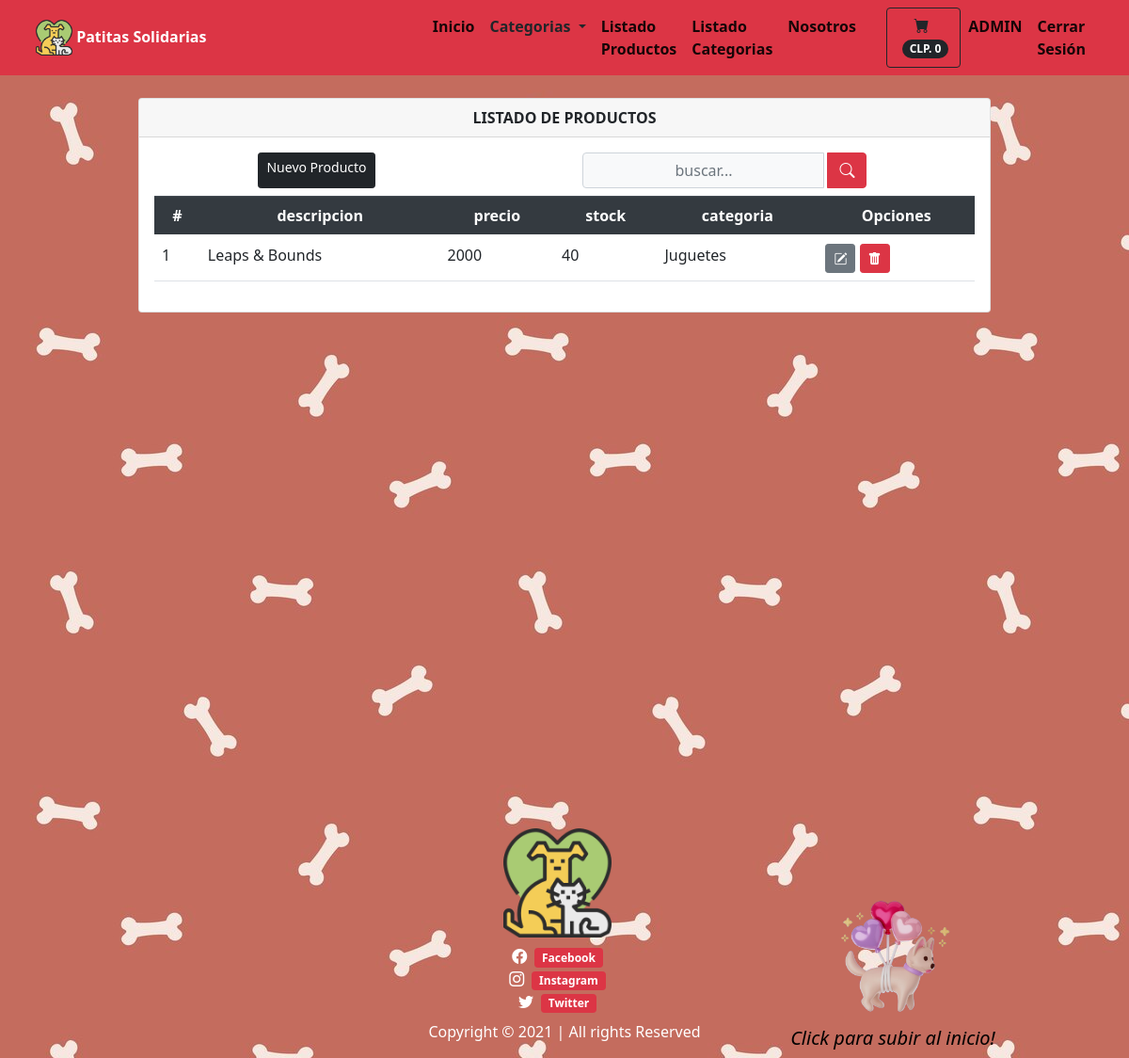
The app's page /listarproductos/ (signed in), older data.
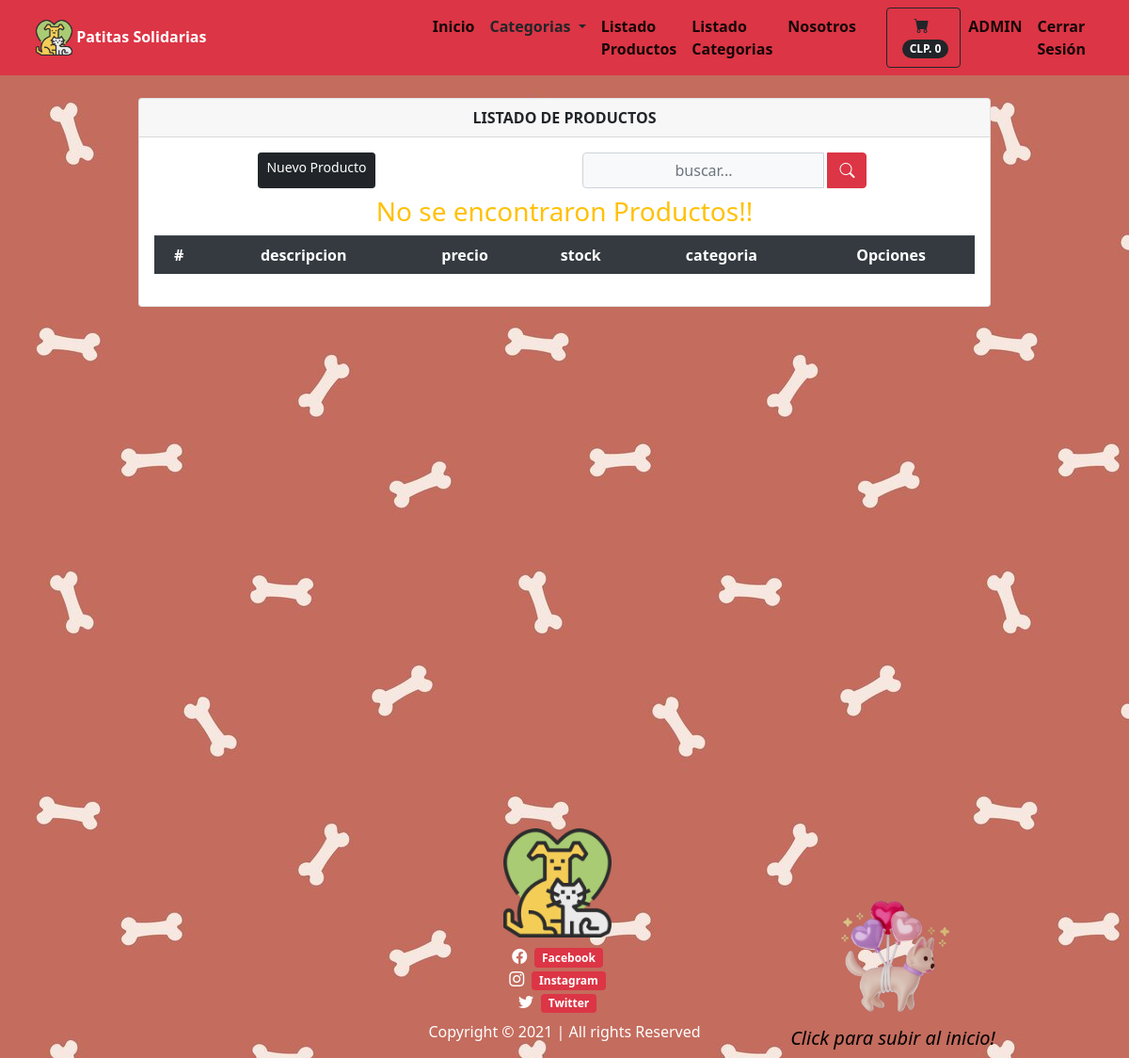
The same page, newer data.
### tiendita/models.py (models this page shows, shortened)
class Productos(models.Model):
    nombre = models.CharField(max_length=100)
    imagen = models.ImageField(upload_to='imgproductos/%Y/%m/%d', blank=True)
    descripcion = models.CharField(max_length=500)
    precio = models.IntegerField()
    stock = models.IntegerField(null=True, default=0)
    categoria = models.ForeignKey(Categorias, on_delete=models.PROTECT)
    oferta = models.BooleanField(default=False)
    class Meta:
        db_table = 'productos'
        verbose_name = 'Producto'
        verbose_name_plural = 'Productos'
        ordering = ['id']

class Categorias(models.Model):
    nombre = models.CharField(max_length=100)
    def __str__(self):
        return self.nombre
    class Meta:
        db_table = "categorias"
        verbose_name = 'Categoria'
        verbose_name_plural = 'Categorias'
        ordering = ['id']

### tiendita/views.py (the view)
# urls.py: path('listarproductos/', views.listarProductos, name='listarproductos'),
@login_required(login_url='/login')
def listarProductos(request):
    busqueda = request.POST.get("buscador")
    lista_productos = Productos.objects.order_by('nombre')
    page = request.GET.get('page', 1)
    if busqueda:
        lista_productos = Productos.objects.filter(
            Q(nombre__icontains = busqueda) |
            Q(descripcion__icontains = busqueda)
        ).distinct()
    try:
        paginator = Paginator(lista_productos, 6)
        lista_productos = paginator.page(page)
    except:
        raise Http404
    data = {'entity': lista_productos,
            'title': 'LISTADO DE PRODUCTOS',
            'paginator': paginator
            }
    return render(request, 'producto/listar.html', data)

### tiendita/context_processors.py (called while the page is built)
def extras(request):
	lista_categorias = Categorias.objects.all().order_by('nombre')
	return {'categorias':lista_categorias}

def importe_total_carro(request):
    total = 0
    if request.user.is_authenticated:
        if "carro" in request.session:
            for key, value in request.session["carro"].items():
                total = total + int(value["precio"])
    return {"importe_total_carro": total}

### templates/producto/listar.html (shortened to what this page needs)
{% extends 'layouts/tienda.html' %} {% block content %}
<div class="min-vh-100 d-flex flex-colum py-4">
    <div class="container">
        <div class="row justify-content-center">
            <div class="col-lg-10 col-md-6 col-sm-4 animate__animated animate__backInRight animate__delay-0.4s">
                <div class="card">
                    <div class="card-header text-center font-weight-bold">
                        {{ title }}
                    </div>
                    <div class="card-body table-responsive align-items-center">
                        <div class="d-flex mb-2">
                            <a href="/addproducto" class="d-flex inline-block mx-auto btn btn-dark btn-sm" type="submit">
                                Nuevo Producto
                            </a>
                            <form class="d-flex mx-auto d-sm-inlne-block form-inline" method="POST" action="">
                                <div class="input-group">
                                    <input type="text" class="form-control bg-light border-1 small text-center" name="buscador" placeholder="buscar..." value="{{ request.POST.buscador }}">
                                    <div class="input-group-append">
                                        <button class="btn btn-danger mx-1" type="submit">
                                                <i class="bi bi-search bi-sm"></i>
                                            </button>
                                    </div>
                                </div>
                            </form>
                        </div>
                        <table class="table table-condensed">
                            <thead class="thead-dark text-center ">
                                <tr>
                                    <th scope="col">#</th>
                                    <th scope="col">descripcion</th>
                                    <th scope="col">precio</th>
                                    <th scope="col">stock</th>
                                    <th scope="col">categoria</th>
                                    <th colspan="2">Opciones</th>
                                </tr>
                            </thead>
                            <tbody>
                                {% load bootstrap_icons %} {% if entity %} {% for producto in entity %}
                                <tr>
                                    <td>{{ producto.id }}</td>
                                    <td>{{ producto.nombre }}</td>
                                    <td>{{ producto.precio }}</td>
                                    <td>{{ producto.stock }}</td>
                                    <td>{{ producto.categoria }}</td>
                                    <td colspan="2">
                                        <a class="btn btn-secondary btn-sm" href="{% url 'tiendita:editproducto' producto.id %}" type="button"><i class="bi bi-pencil-square"></i></a>
                                        <a class="btn btn-danger btn-sm" href="{% url 'tiendita:deleteProducto' producto.id %}" type="button"><i class="bi bi-trash-fill"></i></a>
                                    </td>
                                </tr>
                                {% endfor %} {% else %}
                                <div class="text-center text-warning">
                                    <h3> No se encontraron Productos!!</h3>
                                </div>
                                {% endif %}
                            </tbody>
                        </table>
                    </div>
                </div>
            </div>
        </div>
    </div>
</div>
{% endblock %}

Row changes from the older to the newer data that the page shows:
removed Productos: id "1", nombre "Leaps & Bounds", precio "2000", stock "40", categoria "Juguetes"
Text that changed along with them:
text now shown: "No se encontraron Productos!!"
